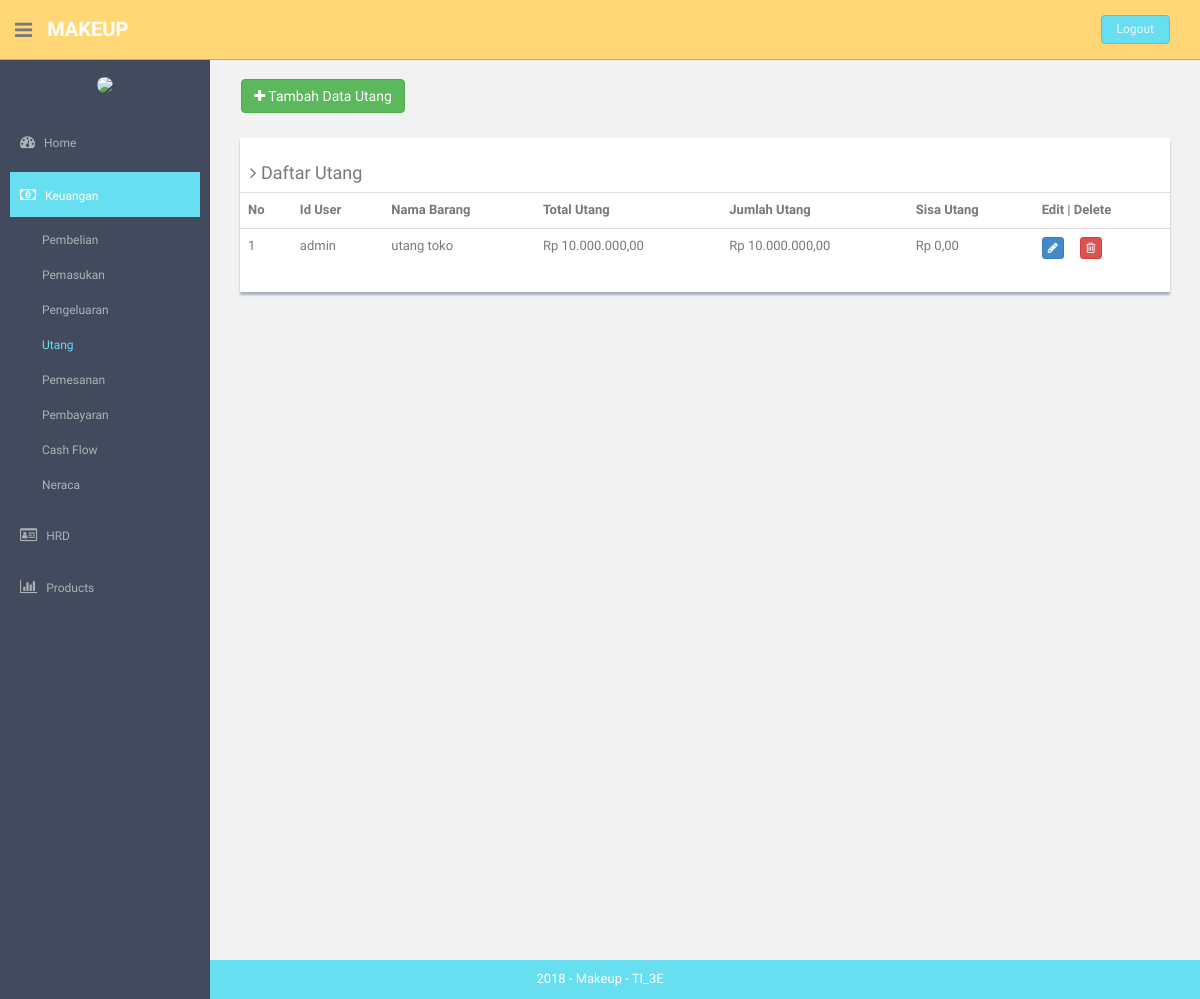
Before: /index.php/utang with the older database file.
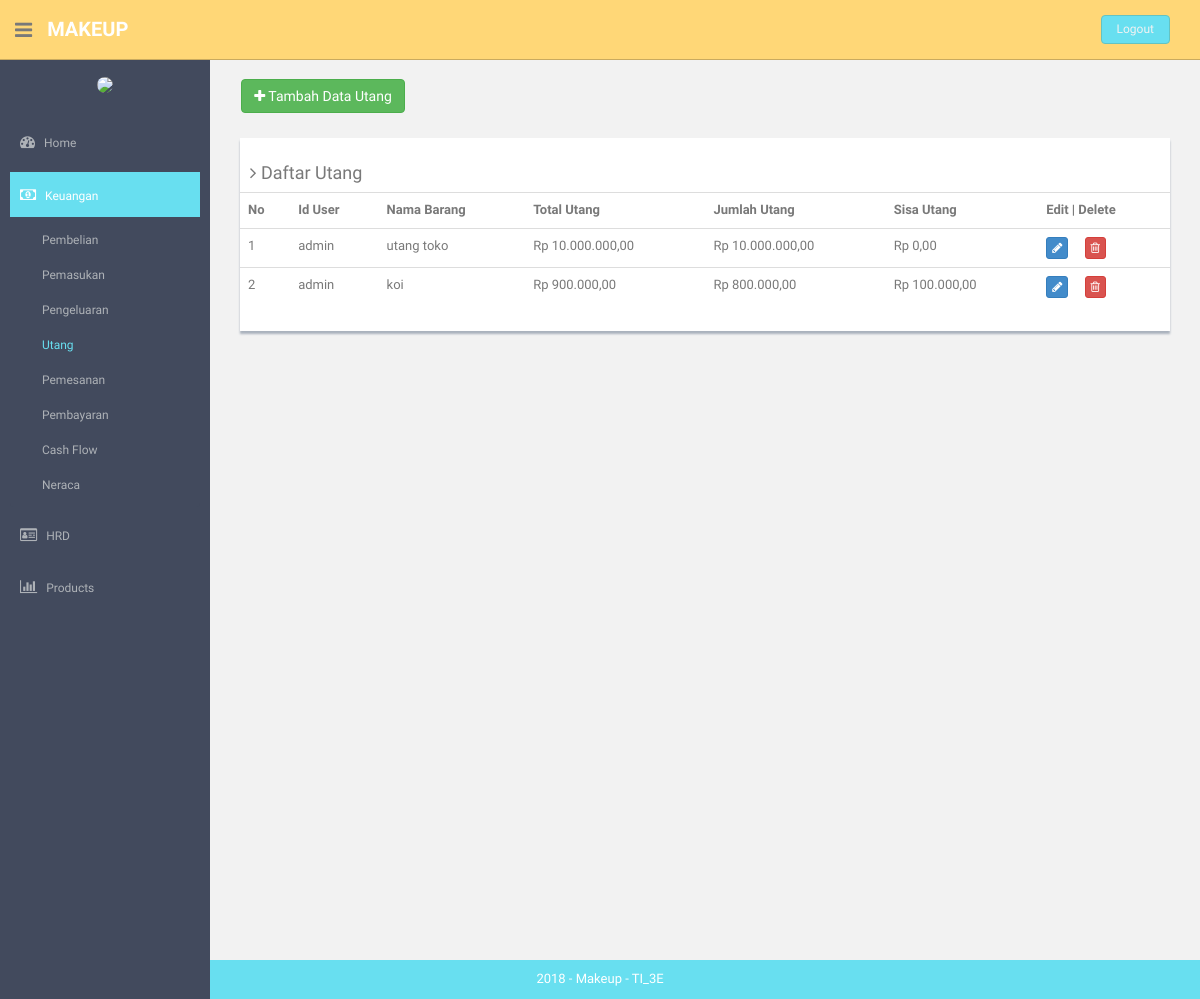
After: the same page with the newer database file.
### tables this page shows
CREATE TABLE `utang` (
  `id_utang` int(11) NOT NULL,
  `id_user` int(11) NOT NULL,
  `nama_barang` varchar(40) NOT NULL,
  `total_utang` int(11) NOT NULL,
  `jml_utang` int(11) NOT NULL,
  `sisa_utang` int(11) NOT NULL
);

### application/controllers/Utang.php (called while the page is built, shortened)
<?php
class Utang extends CI_Controller {
	public function __construct()
	{
		$this->load->helper('url','form');
		$this->load->library('form_validation');
		$this->load->model('utang_model');
		$this->load->model('user_model');
		$this->load->helper('html');
		$this->load->library('image_lib');
	}
	public function index()
	{
		$object['utang']=$this->utang_model->getDataUtang();
                $object['user']=$this->user_model->getDataUser();
		$cek['status'] = array(
        		'home'=>'',
        		'hrd'=>'',
        		'keuangan'=>'active',
        		'produk'=>'',
        		'pembelian'=>'',
        		'pemasukan'=>'',
                'pemesanan'=>'',
                'pembayaran'=>'',
        		'pengeluaran'=>'',
        		'utang'=>'active',
        		'cash_flow'=>'',
        		'neraca'=>'',
        		'admin'=>'',
        		'gaji'=>'',
        		'golongan'=>'',
        		'absensi'=>'',
        		'user'=>'',
        		'barang'=>'',
        		'supplier'=>'',
        		'kategori'=>'',
        		);
		$this->load->view('component/header',$cek);
		$this->load->view('utang',$object);
		$this->load->view('component/footer');
	}
}

### index.php (called while the page is built, shortened)
<?php
require_once BASEPATH.'core/CodeIgniter.php';

### application/models/Utang_model.php (called while the page is built, shortened)
<?php
class Utang_model extends CI_Model {
	public function getDataUtang()
	{
		$query = $this->db->query("SELECT A.* , B.username from utang as A join admin as B on A.id_user = B.id");
		return $query->result();
	}
}

### application/views/utang.php (the view)
<?php
function rupiah($angka){
  $hasil_rupiah = "Rp " . number_format($angka,2,',','.');
  return $hasil_rupiah;
}
?>
<section id="main-content">
  <section class="wrapper site-min-height">
    <br>&nbsp;&nbsp;&nbsp;&nbsp;
    <a href="<?php echo base_url('index.php/utang/form_utang'); ?>"><button type="button" class="btn btn-success "><i class="fa fa-plus"> </i> Tambah Data Utang</button></a>
    <br>
    <div class="col-md-12 mt">
      <div class="content-panel">
        <table class="table table-hover">
        <h4><i class="fa fa-angle-right"></i> Daftar Utang</h4>
        <tr>
          <th>No</th>
          <th>Id User</th>
          <th>Nama Barang</th>
          <th>Total Utang</th>
          <th>Jumlah Utang</th>
          <th>Sisa Utang</th>
          <th align="center">Edit | Delete</th>
        </tr>
        <?php
        $no = 1;
        foreach($utang as $key){
        ?>
        <tr>
          <td><?php echo $no++ ?></td>
          <td><?php echo $key->username ?></td>
          <td><?php echo $key->nama_barang ?></td>
          <td><?php echo rupiah($key->total_utang) ?></td>
          <td><?php echo rupiah($key->jml_utang) ?></td>
          <td><?php echo rupiah($key->sisa_utang) ?></td>
          <td>
                <a class="btn btn-primary btn-xs" href="<?php echo site_url('utang/update/').$key->id_utang ?>">
                  <i class="fa fa-pencil"></i>
                </a>&nbsp;&nbsp;&nbsp;&nbsp;
                <a class="btn btn-danger btn-xs" href="<?php echo site_url('utang/delete/').$key->id_utang ?>">
                  <i class="fa fa-trash-o"></i>
                </a>
          </td>
        </tr>
        <?php } ?>
      </table>
      </div>
      </div>
    </section>
    </section>

Changed rows visible on the page:
added utang: admin.username "admin", nama_barang "koi", total_utang "Rp 900.000,00", jml_utang "Rp 800.000,00", sisa_utang "Rp 100.000,00"
